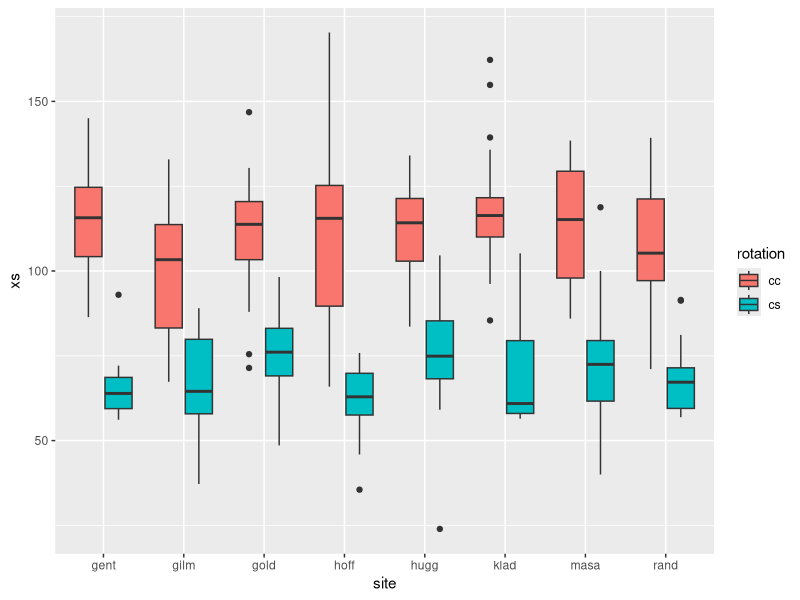
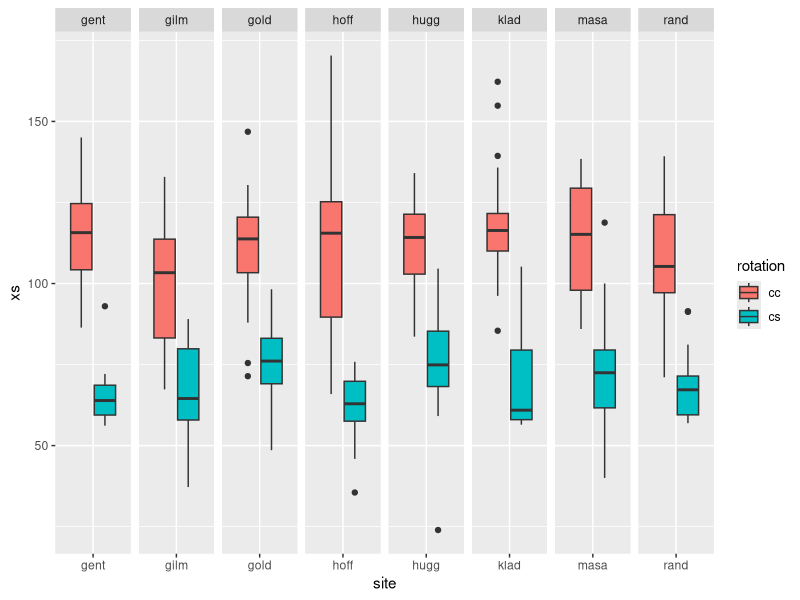
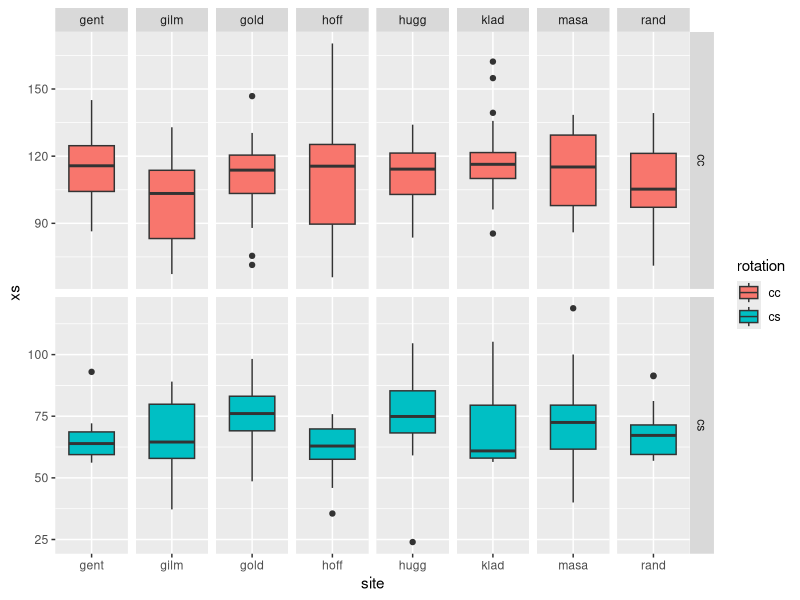
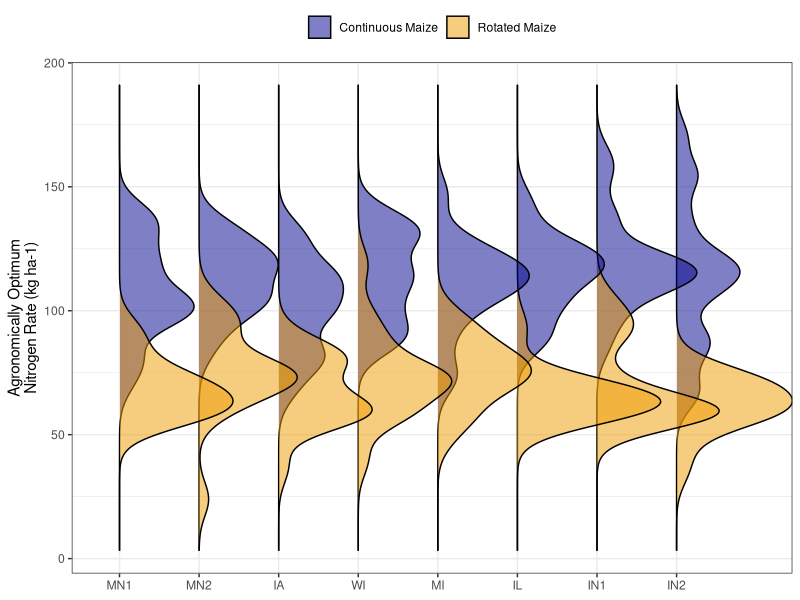

Source code (R) for these figures, in order: (Note: this script raises an error after producing the figures.)
# author: gina
# created; 9/1/2020
# purpose: make aonr plots 
# last updated: 9/14/2020 use abbreviations

rm(list = ls())

# libraries ---------------------------------------------------------------

library(tidyverse)
library(ggridges)

clr1 <- "orange2"
clr2 <- "darkblue"


# data --------------------------------------------------------------------

site_ids <- read_csv("01_proc-raw-outs/pro_site-info.csv") %>% 
  select(site_id, site_id2, order) %>% 
  rename("site" = "site_id") %>% 
  arrange(order)

ord <- site_ids %>% pull(site_id2)


aonr <- 
  read_csv("02_fit-curves/fc_blin-yield-parms-mm.csv") %>% 
  left_join(site_ids) %>% 
  arrange(order) %>% 
  mutate(site_id2 = factor(site_id2, levels = ord))


# fig ---------------------------------------------------------------------

aonr %>% 
  ggplot(aes(site, xs)) + 
  geom_boxplot(aes(fill = rotation))

aonr %>% 
  ggplot(aes(site, xs)) + 
  geom_boxplot(aes(fill = rotation)) + 
  facet_grid(.~site, scales = "free")

aonr %>% 
  ggplot(aes(site, xs)) + 
  geom_boxplot(aes(fill = rotation)) + 
  facet_grid(rotation~site, scales = "free")



aonr %>% 
  mutate(rot = as.character(rotation),
         rot2 = dplyr::recode(rot,
                              "cc" = "Continuous Maize",                        
                              "cs" = "Rotated Maize")) %>% 
  ggplot(aes(xs, site_id2)) + 
  geom_density_ridges(aes(fill = rot2), alpha = 0.5) + 
  labs(fill = NULL,
       y = NULL,
       x = "Agronomically Optimum\nNitrogen Rate (kg ha-1)") +
  coord_flip() + 
  scale_fill_manual(values = c(clr2, clr1)) +
  theme_bw() +
  theme(legend.position = "top")

ggsave("../../../Box/1_Gina_Projects/proj_Ncurve/fig_aonr-9-14-20.png")

